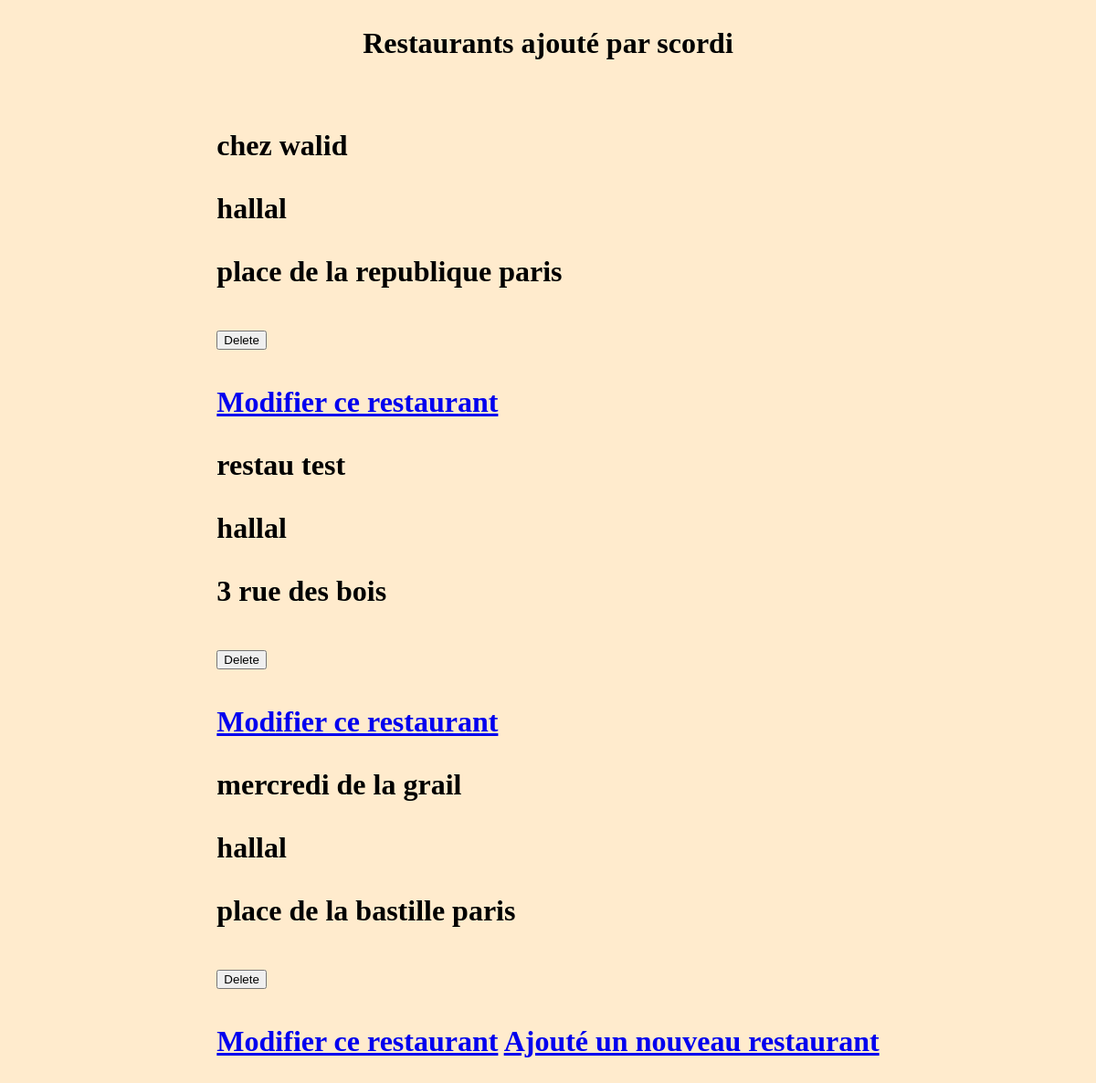
/food/restaurantsOfUser/ (signed in), run on an earlier commit of the app's database.
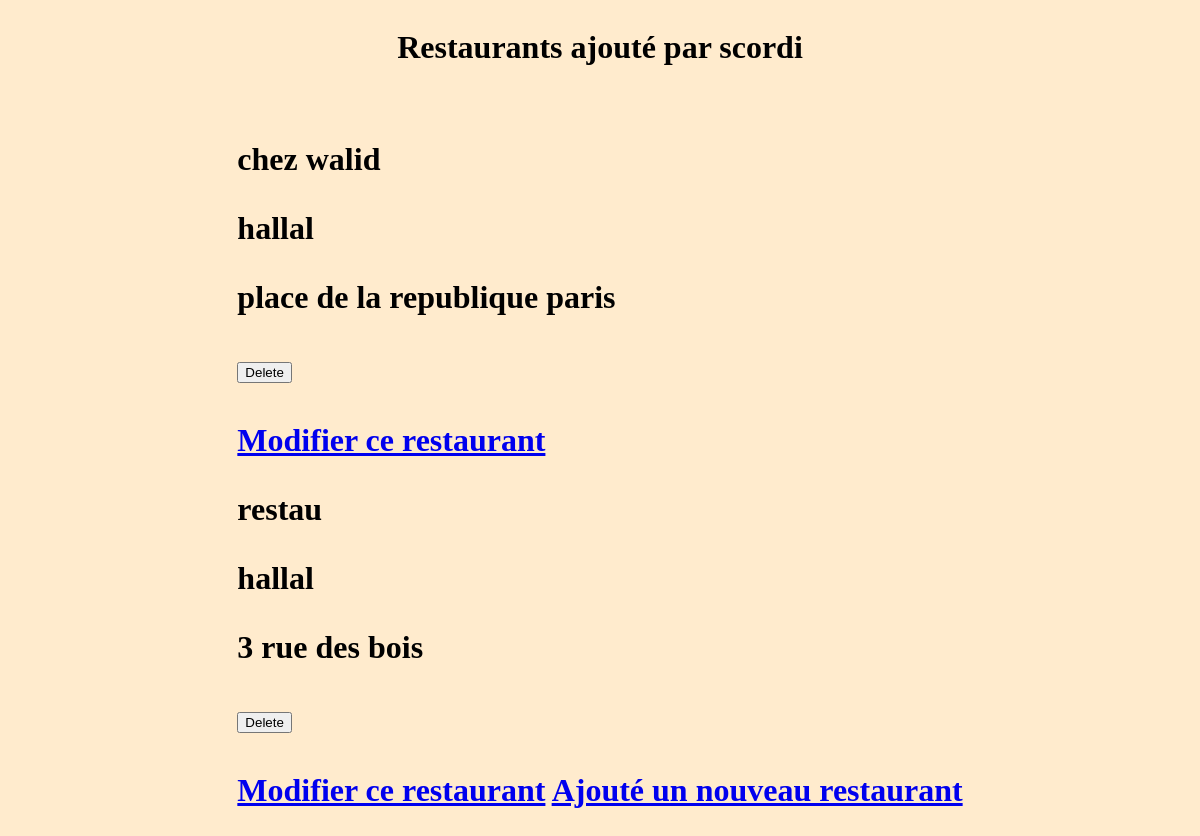
And on a later commit of the database.
### auth_app/models.py (models this page shows, shortened)
class User(AbstractUser):
    avatar = models.ImageField(upload_to='profile_pict',blank=True,null=True)

### food_app/models.py (models this page shows, shortened)
class Restaurant(models.Model):
    name=models.CharField(max_length=150,)
    adress=models.CharField(max_length=150,)
    price=models.FloatField(null=True, blank=True,default=0)
    creator=models.ForeignKey(User,on_delete=models.SET_NULL,null=True)
    inclusive_type=models.ForeignKey(Inclusive_type,on_delete=models.SET_NULL,null=True)
    food_type=models.ForeignKey(Food_type,on_delete=models.SET_NULL,null=True)
    image = models.ImageField(upload_to='restaurant_pict',blank=True,null=True)
    likes = models.ManyToManyField(User,related_name="restaurant_post",blank=True,default="")

class Inclusive_type(models.Model):
    name=models.CharField(max_length=150,)
    def __str__(self):
        return self.name

### food_app/views.py (the view)
# urls.py: path('restaurantsOfUser/',restaurantsOfUser,name="restaurantsOfUser"),
def restaurantsOfUser(request):
    if request.method == "GET" :
                 restaurants = Restaurant.objects.filter(creator=request.user)
                 context={
                  "restaurantsOfUser":restaurants
                 }
                 return render(request,"food_app/restaurantsOfUser.html",context)

### food_app/templates/food_app/restaurantsOfUser.html (shortened to what this page needs)
{% extends "main.html" %}
{%block content%}
<h1>Restaurants ajouté par {{user.username}} <h1>
    {% for restaurant in restaurantsOfUser %}
    <p>{{restaurant.name}}</p>
    <p>{{restaurant.inclusive_type}}</p>
    <p>{{restaurant.adress}}</p>
    <p>
    <form action="{% url 'food_app:restaurant_delete' restaurant.id %}" method="post">
    <input type="submit" value="Delete">
        </form>
    <a href="{% url 'food_app:update_restaurant' restaurant.id%}">Modifier ce restaurant</a>
{%endfor%}
<a href="{% url 'food_app:add_restaurant'%}">Ajouté un nouveau restaurant </a>
{%endblock%}

### project_test/templates/main.html (shortened to what this page needs)
{% load static %}
<!DOCTYPE html>
<html lang="fr">
  <head>
    <link href="{% static 'project_test/main.css'%}" rel="stylesheet" />
  </head>
<body>
{% block content  %}
{% endblock  %}
</body>
</html>

### project_test/static/project_test/main.css (style rules this page uses)
body { background-color:blanchedalmond; display:flex; flex-direction: column; align-items: center; }

What changed in the data, as far as the page shows it:
removed Restaurant: name "mercredi de la grail", inclusive_type "hallal", adress "place de la bastille paris"
changed Restaurant "3 rue des bois": name "restau test" → "restau"
